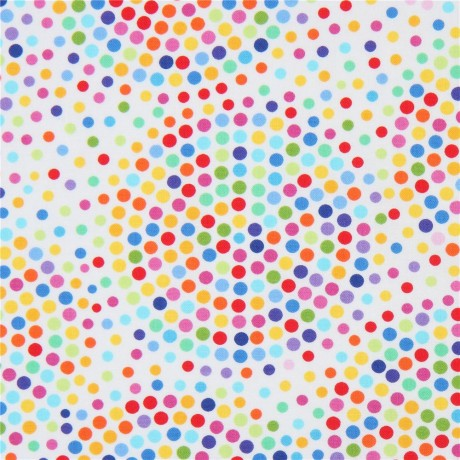
#> input picture deteccionDeCirculos/circulos.jpg, 460 x 460 px
$ python deteccionDeCirculos.py
#> lines starting #> are read from the running program, lines starting #| are printed output that depends on the picture; after the words box and inside, x2 and y2 are one past the last pixel; in counts of white or black regions, pixels touching at a corner belong together
import cv2
import numpy as np

img= cv2.imread( 'circulos.jpg' )
#> img is the input picture: shape (460, 460, 3); mean B, G, R 198.2, 201.4, 213
imgGray = cv2.cvtColor( img, cv2.COLOR_RGB2GRAY )
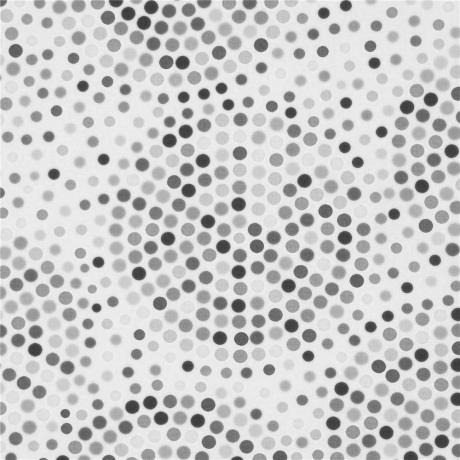
#> imgGray: shape (460, 460); min 45, max 250, mean 201.7

th, im_th = cv2.threshold(imgGray, 180, 255, cv2.THRESH_BINARY_INV)
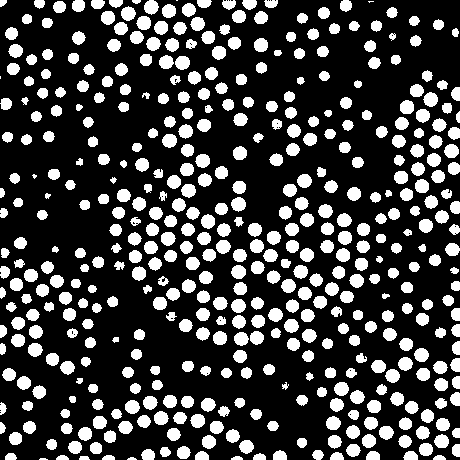
#> im_th: shape (460, 460); 25% white; 474 white regions (5 under 20 px), largest, box (x1, y1, x2, y2) and area: (231, 197, 246, 212) 167, (144, 0, 159, 15) 166, (175, 56, 190, 70) 166

# Copy the thresholded image.
im_floodfill = im_th.copy()

# Mask used to flood filling.
# Notice the size needs to be 2 pixels than the image.
h, w = im_th.shape[:2]
#> h = 460; w = 460
mask = np.zeros((h+2, w+2), np.uint8)

# Floodfill from point (0, 0)
cv2.floodFill(im_floodfill, mask, (0,0), 255)

# Invert floodfilled image
im_floodfill_inv = cv2.bitwise_not(im_floodfill)


cv2.imshow( "original", img )
cv2.imshow("Thresholded Image", im_th)
cv2.imshow("Floodfilled Image", im_floodfill)
cv2.imshow("Inverted Floodfilled Image", im_floodfill_inv)
cv2.waitKey(0)
cv2.destroyAllWindows()
